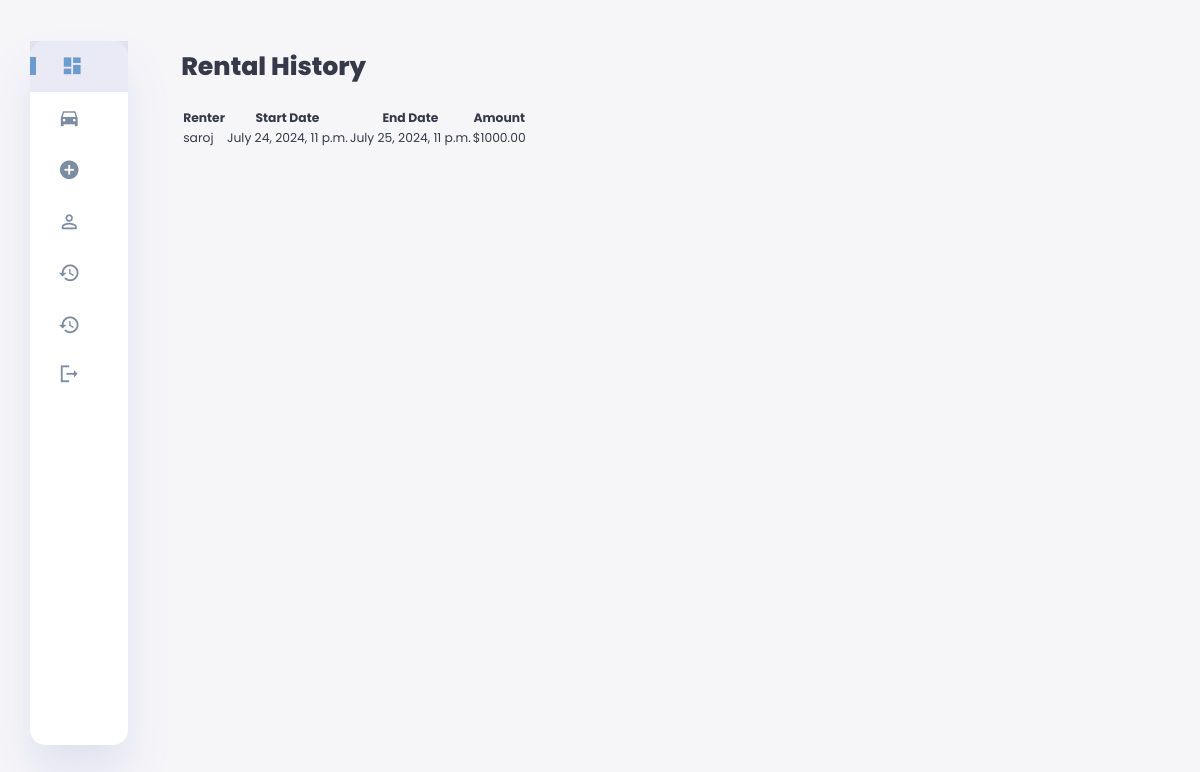
The page /rental_history/ (signed in) on the database its author committed.
### sales_rental/models.py (models this page shows, shortened)
class Rental(models.Model):
    car = models.ForeignKey(Car, related_name='rentals', on_delete=models.CASCADE)
    renter = models.ForeignKey(User, on_delete=models.CASCADE)
    rental_start_date = models.DateTimeField()
    rental_end_date = models.DateTimeField()
    amount = models.DecimalField(max_digits=10, decimal_places=2, default=0.00)
    is_active = models.BooleanField(default=True)

class User(AbstractUser):
    email_confirmed = models.BooleanField(default=False)
    otp = models.CharField(max_length=6, null=True, blank=True)
    otp_expiration = models.DateTimeField(null=True, blank=True)
    watchlist = models.ManyToManyField('Car', related_name='watchlisted_by', blank=True)
    phone_number = models.CharField(max_length=15, null=True, blank=True)

### sales_rental/admin_views.py (the view)
# urls.py: path('rental_history/', admin_views.rental_history, name='rental_history'),
@user_passes_test(lambda u: u.is_superuser)
def rental_history(request):
    rental_history = Rental.objects.order_by('-rental_start_date')
    return render(request, 'rental_history.html', {'rental_history': rental_history})

### sales_rental/context_processors.py (called while the page is built)
def current_year(request):
    return {'current_year': datetime.now().year}

### sales_rental/templates/rental_history.html (shortened to what this page needs)
{% extends "admin_base.html" %}
{% load static %}
{% block content %}
<main>
    <h1>Rental History</h1>
    <table>
        <thead>
            <tr>
                <th>Renter</th>
                <th>Start Date</th>
                <th>End Date</th>
                <th>Amount</th>
            </tr>
        </thead>
        <tbody>
            {% for rental in rental_history %}
            <tr>
                <td>{{ rental.renter.username }}</td>
                <td>{{ rental.rental_start_date }}</td>
                <td>{{ rental.rental_end_date }}</td>
                <td>${{ rental.amount|floatformat:2 }}</td>
            </tr>
            {% endfor %}
        </tbody>
    </table>
</main>
{% endblock %}

### sales_rental/static/css/admin-style.css (style rules this page uses)
:root { --color-primary: #6C9BCF; --color-danger: #FF0060; --color-success: #1B9C85; --color-warning: #F7D060; --color-white: #fff; --color-info-dark: #7d8da1; --color-dark: #363949; --color-light: rgba(132, 139, 200, 0.18); --color-dark-variant: #677483; --color-background: #f6f6f9; --card-border-radius: 2rem; --border-radius-1: 0.4rem; --border-radius-2: 1.2rem; --card-padding: 1.8rem; --padding-1: 1.2rem; --box-shadow: 0 2rem 3rem var(--color-light); }
* { margin: 0; padding: 0; outline: 0; appearance: 0; border: 0; text-decoration: none; box-sizing: border-box; }
html { font-size: 14px; }
body { width: 100vw; height: 100vh; font-family: 'Poppins', sans-serif; font-size: 0.88rem; user-select: none; overflow-x: hidden; color: var(--color-dark); background-color: var(--color-background); }
h1 { font-weight: 800; font-size: 1.8rem; margin-bottom: 1.5rem; }
main { margin-top: 1.4rem; padding: 2rem; }

### rows shown on the page
Rental: renter.username "saroj", rental_start_date "July 24, 2024, 11 p.m.", rental_end_date "July 25, 2024, 11 p.m.", amount "1000.00"
